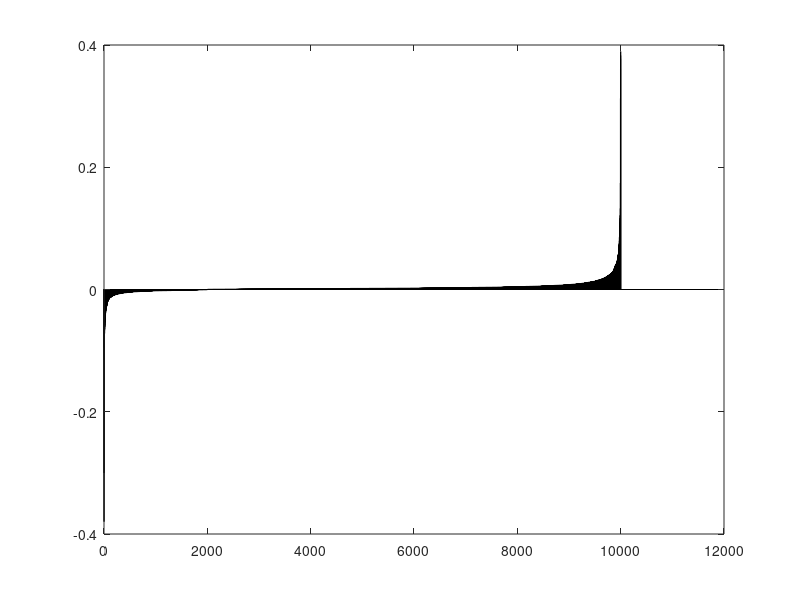

This chart was generated by the following MATLAB code: (Note: this script raises an error after producing the figure.)
clear all
close all
clc

p = 50; % number of dimensions
N = 10000; % number of datapoints
r = 100; % sample size
type = 'T3';
clusterDistribution = 0.2;

distance = 1.3; % manual konstant

%% Covariance matrix

sigma = zeros(p,p);
for i = 1:p
    for j = 1:p
        sigma(i,j) = 2*0.5^abs(i-j);
    end
end

%% Difference between clusters

D = randn(1,p);
D = D./norm(D)*2*distance;


switch type
    case 'GA'
        X = mvnrnd(zeros(p,1),sigma,N);
    case 'T1'
        X = mvtrnd(sigma,1,N); %T dist Data with zero mean
    case 'T3'
        X = mvtrnd(sigma,3,N); %T dist Data with zero mean
end

N1 = round(N*clusterDistribution);
N2 = N-N1;

D = [repmat(-D,N1,1);repmat(D,N2,1)];

X = X+D;

t = [-ones(N1,1); ones(N2,1)];


if (size(X,2) == 2)
    figure
    plot(X(1:N1,1),X(1:N1,2),'.b',X(N2+1:N,1),X(N2+1:N,2),'.r')
    legend('Class 1', 'Class 2');
    title(sprintf('Simulated data\n %s distribution',type));
end

%% Random permutation for more realism

R = randperm(N);

X = X(R,1:size(X,2));
t = t(R);

%% "Logistic" regression

%The "leverage" distribution
%Same as for linear regression, but multiplied by targets (t)
H = X*inv(X'*X)*X'; 

figure
bar(sort(diag(H).*t));

%Finding the distribution, we take abs((H)
pi = abs(diag(H))./sum(abs(diag(H)));
if (p == 2) 
    [w_est, w_estH, logSumErr, logSumErrH , correct, correctH] = SubsampleLogReg( X,t,pi,r , true);
    [w_estU, w_estHU, logSumErrU, logSumErrHU , correctU, correctHU] = SubsampleLogReg(X,t,ones(N,1)/N,r,true);
else
    [w_est, w_estH, logSumErr, logSumErrH , correct, correctH] = SubsampleLogReg( X,t,pi,r , true);
    [w_estU, w_estHU, logSumErrU, logSumErrHU , correctU, correctHU] = SubsampleLogReg(X,t,ones(N,1)/N,r,true);
end
[correct correctH; correctU correctHU]
[logSumErr logSumErrH; logSumErrU logSumErrHU]
